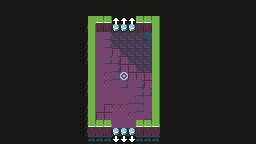

The image is a tile-based game level rendered from a .tmx file. Its description and complete source (layers, tilesets, objects, tile grids) follow:
An orthogonal 32x18 tile map with 8x8 px tiles, 2 tile layers (Background, Forground) and 1 object.

<map version="1.2" tiledversion="1.3.2" orientation="orthogonal" renderorder="right-down" compressionlevel="0" width="32" height="18" tilewidth="8" tileheight="8" infinite="0" nextlayerid="4" nextobjectid="2">
 <tileset firstgid="1" source="../Tilesets/DungeonTileSet.tsx" />
 <layer id="1" name="Background" width="32" height="18">
  <data encoding="csv">
1,1,1,1,1,1,1,1,1,1,1,1,1,1,1,1,1,1,1,1,1,1,1,1,1,1,1,1,1,1,1,1,
1,1,1,1,1,1,1,1,1,1,1,1,1,1,1,1,1,1,1,1,1,1,1,1,1,1,1,1,1,1,1,1,
1,1,1,1,1,1,1,1,1,1,1,2,3,3,123,1,123,3,3,4,1,1,1,1,1,1,1,1,1,1,1,1,
1,1,1,1,1,1,1,1,1,1,8,4,6,6,53,53,53,6,6,4,1,1,1,1,1,1,1,1,1,1,1,1,
1,1,1,1,1,1,1,1,1,1,1,4,16,25,53,53,53,53,87,4,1,1,1,1,1,1,1,1,1,1,1,1,
1,1,1,1,1,1,1,1,1,1,8,4,16,25,53,53,53,53,53,4,1,1,1,1,1,1,1,1,1,1,1,1,
1,1,1,1,1,1,1,1,1,1,8,4,16,16,18,53,53,53,53,4,1,1,1,1,1,1,1,1,1,1,1,1,
1,1,1,1,1,1,1,1,1,1,8,4,16,25,25,18,53,53,53,4,1,1,1,1,1,1,1,1,1,1,1,1,
1,1,1,1,1,1,1,1,1,1,1,4,16,16,25,18,18,53,53,4,1,1,1,1,1,1,1,1,1,1,1,1,
1,1,1,1,1,1,1,1,1,1,1,4,16,17,20,125,18,18,18,4,1,1,1,1,1,1,1,1,1,1,1,1,
1,1,1,1,1,1,1,1,1,1,8,4,16,17,16,25,16,25,18,4,1,1,1,1,1,1,1,1,1,1,1,1,
1,1,1,1,1,1,1,1,1,1,8,4,16,16,16,16,16,25,25,4,1,1,1,1,1,1,1,1,1,1,1,1,
1,1,1,1,1,1,1,1,1,1,1,4,16,16,16,16,20,20,16,4,1,1,1,1,1,1,1,1,1,1,1,1,
1,1,1,1,1,1,1,1,1,1,8,4,16,18,17,17,16,20,16,4,1,1,1,1,1,1,1,1,1,1,1,1,
1,1,1,1,1,1,1,1,1,1,8,4,18,18,16,16,17,16,20,4,1,1,1,1,1,1,1,1,1,1,1,1,
1,1,1,1,1,1,1,1,1,1,8,0,0,0,16,16,16,0,0,0,1,1,1,1,1,1,1,1,1,1,1,1,
1,1,1,1,1,1,1,1,1,1,8,14,14,6,16,16,16,6,14,14,1,1,1,1,1,1,1,1,1,1,1,1,
1,1,1,1,1,1,1,1,1,1,1,47,47,47,124,124,124,47,47,47,1,1,1,1,1,1,1,1,1,1,1,1
</data>
 </layer>
 <layer id="2" name="Forground" width="32" height="18">
  <data encoding="csv">
0,0,0,0,0,0,0,0,0,0,0,0,0,0,0,0,0,0,0,0,0,0,0,0,0,0,0,0,0,0,0,0,
0,0,0,0,0,0,0,0,0,0,0,0,0,0,0,0,0,0,0,0,0,0,0,0,0,0,0,0,0,0,0,0,
0,0,0,0,0,0,0,0,0,0,0,0,0,0,0,123,0,0,0,0,0,0,0,0,0,0,0,0,0,0,0,0,
0,0,0,0,0,0,0,0,0,0,0,0,0,0,40,40,40,0,0,0,0,0,0,0,0,0,0,0,0,0,0,0,
0,0,0,0,0,0,0,0,0,0,0,0,0,0,0,0,0,0,0,0,0,0,0,0,0,0,0,0,0,0,0,0,
0,0,0,0,0,0,0,0,0,0,0,0,0,0,0,0,0,0,0,0,0,0,0,0,0,0,0,0,0,0,0,0,
0,0,0,0,0,0,0,0,0,0,0,0,0,0,0,0,0,0,0,0,0,0,0,0,0,0,0,0,0,0,0,0,
0,0,0,0,0,0,0,0,0,0,0,0,0,0,0,0,0,0,0,0,0,0,0,0,0,0,0,0,0,0,0,0,
0,0,0,0,0,0,0,0,0,0,0,0,0,0,0,0,0,0,0,0,0,0,0,0,0,0,0,0,0,0,0,0,
0,0,0,0,0,0,0,0,0,0,0,0,0,0,0,0,0,0,0,0,0,0,0,0,0,0,0,0,0,0,0,0,
0,0,0,0,0,0,0,0,0,0,0,0,0,0,0,0,0,0,0,0,0,0,0,0,0,0,0,0,0,0,0,0,
0,0,0,0,0,0,0,0,0,0,0,0,0,0,0,0,0,0,0,0,0,0,0,0,0,0,0,0,0,0,0,0,
0,0,0,0,0,0,0,0,0,0,0,0,0,0,0,0,0,0,0,0,0,0,0,0,0,0,0,0,0,0,0,0,
0,0,0,0,0,0,0,0,0,0,0,0,0,0,0,0,0,0,0,0,0,0,0,0,0,0,0,0,0,0,0,0,
0,0,0,0,0,0,0,0,0,0,0,0,0,0,0,0,0,0,0,0,0,0,0,0,0,0,0,0,0,0,0,0,
0,0,0,0,0,0,0,0,0,0,0,3,3,3,0,0,0,3,3,3,0,0,0,0,0,0,0,0,0,0,0,0,
0,0,0,0,0,0,0,0,0,0,0,0,0,0,40,40,40,0,0,0,0,0,0,0,0,0,0,0,0,0,0,0,
0,0,0,0,0,0,0,0,0,0,0,0,0,0,0,124,0,0,0,0,0,0,0,0,0,0,0,0,0,0,0,0
</data>
 </layer>
 <objectgroup id="3" name="Spawns">
  <object id="1" x="97" y="64">
   <point />
  </object>
 </objectgroup>
</map>
